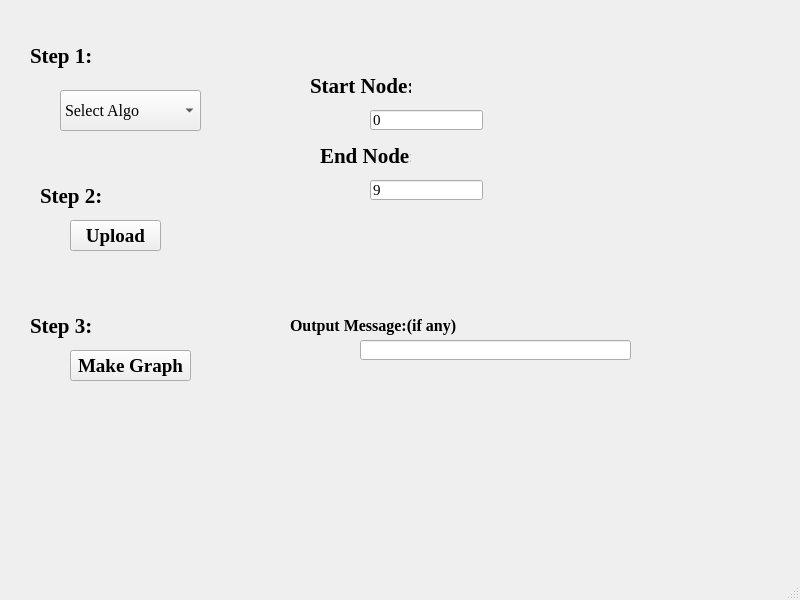
<?xml version="1.0" encoding="UTF-8"?>
<ui version="4.0">
 <class>MainWindow</class>
 <widget class="QMainWindow" name="MainWindow">
  <property name="geometry">
   <rect>
    <x>0</x>
    <y>0</y>
    <width>800</width>   
    <height>600</height>
   </rect>
  </property>
  <property name="windowTitle">
   <string>MainWindow</string>
  </property>
  <widget class="QWidget" name="centralwidget">
   <widget class="QWidget" name="workpage" native="true">
    <property name="geometry">
     <rect>
      <x>10</x>
      <y>10</y>
      <width>741</width>
      <height>521</height>
     </rect>
    </property>
    <property name="font">
     <font>
      <family>Times New Roman</family>
      <pointsize>16</pointsize>
      <weight>75</weight>
      <bold>true</bold>
     </font>
    </property>
    <widget class="QComboBox" name="algo">
     <property name="geometry">
      <rect>
       <x>50</x>
       <y>80</y>
       <width>141</width>
       <height>41</height>
      </rect>
     </property>
     <property name="font">
      <font>
       <family>Times New Roman</family>
       <pointsize>12</pointsize>
       <weight>50</weight>
       <bold>false</bold>
      </font>
     </property>
     <item>
      <property name="text">
       <string>Select Algo</string>
      </property>
     </item>
     <item>
      <property name="text">
       <string>Dijsktra</string>
      </property>
     </item>
     <item>
      <property name="text">
       <string>Bellman Ford</string>
      </property>
     </item>
     <item>
      <property name="text">
       <string>Prim</string>
      </property>
     </item>
     <item>
      <property name="text">
       <string>Kruskal</string>
      </property>
     </item>
     <item>
      <property name="text">
       <string>Floyd</string>
      </property>
     </item>
     <item>
      <property name="text">
       <string>Original Graph</string>
      </property>
     </item>
    </widget>
    <widget class="QPushButton" name="upload">
     <property name="geometry">
      <rect>
       <x>60</x>
       <y>210</y>
       <width>91</width>
       <height>31</height>
      </rect>
     </property>
     <property name="font">
      <font>
       <family>Times New Roman</family>
       <pointsize>14</pointsize>
      </font>
     </property>
     <property name="text">
      <string>Upload</string>
     </property>
    </widget>
    <widget class="QLabel" name="label">
     <property name="geometry">
      <rect>
       <x>20</x>
       <y>30</y>
       <width>81</width>
       <height>31</height>
      </rect>
     </property>
     <property name="text">
      <string>Step 1:</string>
     </property>
    </widget>
    <widget class="QLabel" name="label_2">
     <property name="geometry">
      <rect>
       <x>30</x>
       <y>170</y>
       <width>81</width>
       <height>31</height>
      </rect>
     </property>
     <property name="text">
      <string>Step 2:</string>
     </property>
    </widget>
    <widget class="QLabel" name="label_3">
     <property name="geometry">
      <rect>
       <x>20</x>
       <y>300</y>
       <width>81</width>
       <height>31</height>
      </rect>
     </property>
     <property name="text">
      <string>Step 3:</string>
     </property>
    </widget>
    <widget class="QPushButton" name="makegph">
     <property name="geometry">
      <rect>
       <x>60</x>
       <y>340</y>
       <width>121</width>
       <height>31</height>
      </rect>
     </property>
     <property name="font">
      <font>
       <family>Times New Roman</family>
       <pointsize>14</pointsize>
      </font>
     </property>
     <property name="text">
      <string>Make Graph</string>
     </property>
    </widget>
    <widget class="QLineEdit" name="st">
     <property name="geometry">
      <rect>
       <x>360</x>
       <y>100</y>
       <width>113</width>
       <height>20</height>
      </rect>
     </property>
     <property name="font">
      <font>
       <pointsize>11</pointsize>
       <weight>50</weight>
       <bold>false</bold>
      </font>
     </property>
     <property name="text">
      <string>0</string>
     </property>
    </widget>
    <widget class="QLineEdit" name="en">
     <property name="geometry">
      <rect>
       <x>360</x>
       <y>170</y>
       <width>113</width>
       <height>20</height>
      </rect>
     </property>
     <property name="font">
      <font>
       <pointsize>11</pointsize>
       <weight>50</weight>
       <bold>false</bold>
      </font>
     </property>
     <property name="text">
      <string>9</string>
     </property>
    </widget>
    <widget class="QLabel" name="label_4">
     <property name="geometry">
      <rect>
       <x>300</x>
       <y>60</y>
       <width>101</width>
       <height>31</height>
      </rect>
     </property>
     <property name="text">
      <string>Start Node:</string>
     </property>
    </widget>
    <widget class="QLabel" name="label_5">
     <property name="geometry">
      <rect>
       <x>310</x>
       <y>130</y>
       <width>91</width>
       <height>31</height>
      </rect>
     </property>
     <property name="text">
      <string>End Node:</string>
     </property>
    </widget>
    <widget class="QLineEdit" name="output">
     <property name="geometry">
      <rect>
       <x>350</x>
       <y>330</y>
       <width>271</width>
       <height>20</height>
      </rect>
     </property>
     <property name="font">
      <font>
       <pointsize>10</pointsize>
      </font>
     </property>
     <property name="text">
      <string/>
     </property>
    </widget>
    <widget class="QLabel" name="label_6">
     <property name="geometry">
      <rect>
       <x>280</x>
       <y>300</y>
       <width>221</width>
       <height>31</height>
      </rect>
     </property>
     <property name="font">
      <font>
       <pointsize>12</pointsize>
      </font>
     </property>
     <property name="text">
      <string>Output Message:(if any)</string>
     </property>
    </widget>
   </widget>
  </widget>
  <widget class="QMenuBar" name="menubar">
   <property name="geometry">
    <rect>
     <x>0</x>
     <y>0</y>
     <width>800</width>
     <height>21</height>
    </rect>
   </property>
  </widget>
  <widget class="QStatusBar" name="statusbar"/>
 </widget>
 <resources/>
 <connections/>
</ui>
